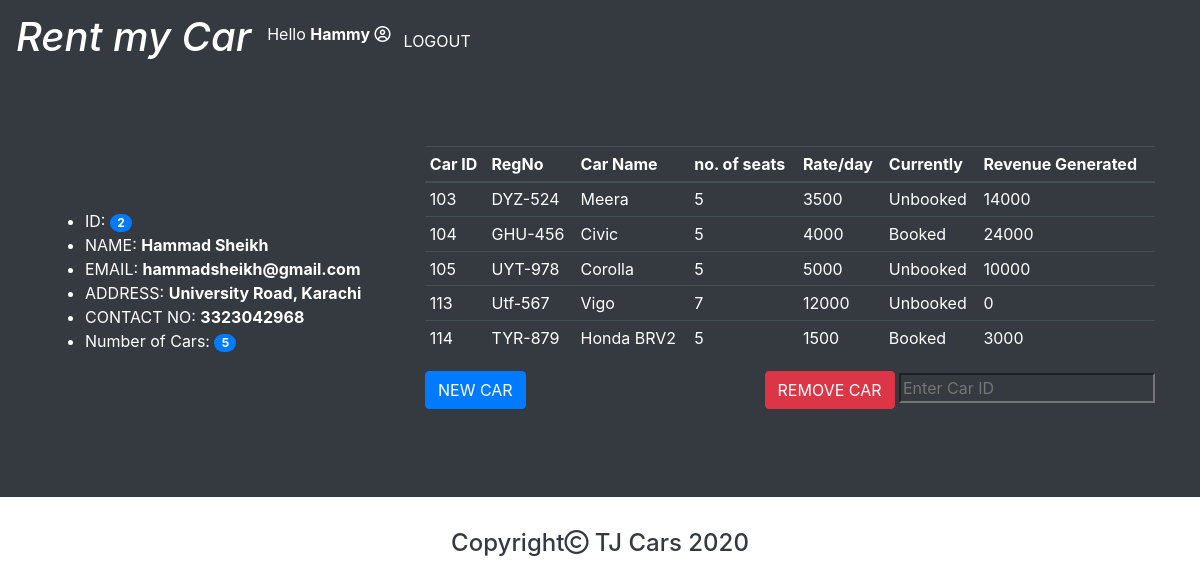
Screenshot of /panel.php (signed in) with the database file from the repository.
### tables this page shows
CREATE TABLE `owner` (
  `Owner_ID` varchar(13) NOT NULL,
  `Own_name` varchar(25) NOT NULL,
  `Username` varchar(25) NOT NULL,
  `Password` varchar(20) NOT NULL,
  `Own_email` varchar(30) NOT NULL,
  `Own_addr` varchar(50) NOT NULL,
  `Own_phone` bigint(15) NOT NULL
);

CREATE TABLE `car` (
  `Car_ID` int(11) NOT NULL,
  `RegNo` varchar(10) NOT NULL,
  `Car_name` varchar(25) NOT NULL,
  `no_of_seats` int(11) NOT NULL,
  `Rate_per_day` float NOT NULL,
  `Owner_ID` varchar(13) NOT NULL,
  `Availability` varchar(20) NOT NULL DEFAULT 'Available'
);

### panel.php (the view, shortened to what this page needs)
<?php
	include('config/db_connect.php');
	$car_name = $regNo = $seats = $rate = '';
	$carID = '';
	$error = ['Invalid'=>'', 'booked'=>'','car_name'=>'', 'regNo'=>'', 'seats'=>'', 'rate'=>''];
	if(isset($_SESSION['logged_in'])){
		$userName = $_SESSION['username'];
		$indicator = 0;
		$sql = "SELECT * FROM Owner WHERE username = '$userName'";
		$result = mysqli_query($conn,$sql);
		$getDetail = mysqli_fetch_assoc($result);
		$sql = "SELECT Count(*) AS total FROM Car c
				INNER JOIN Owner o ON c.Owner_ID = o.Owner_ID AND username = '$userName'";
		$result = mysqli_query($conn,$sql);
		$data = mysqli_fetch_assoc($result);
		$sql = "SELECT * FROM Car c
				INNER JOIN Owner o ON c.Owner_ID = o.Owner_ID AND username = '$userName' AND Availability <>'UnAvailable'";
		$result = mysqli_query($conn,$sql);
		$Owner_cars = mysqli_fetch_all($result,MYSQLI_ASSOC);
		$i = 0;
		foreach ($Owner_cars as $rev_by_car) {
			$temp = $rev_by_car['Car_ID'];
			$sql = "SELECT SUM(Total_amt) AS ttl_rev FROM Car c
					INNER JOIN Booking b ON c.Car_ID = b.Car_ID
					INNER JOIN Bill bl ON b.Bill_no = bl.Bill_no AND c.Car_ID = $temp";
			if(mysqli_query($conn,$sql)){
				$result = mysqli_query($conn,$sql);
				$rev = mysqli_fetch_assoc($result);
				$temp2[$i]['revenue'] = $rev['ttl_rev'];
				$i++;
			} else {
				echo mysqli_error($conn);
			}
		}
		for($j=0;($j<$i);$j++){
			$Owner_cars[$j]['revenue'] = $temp2[$j]['revenue'];
		}
	} else{
		header('Location: owner_login.php');
	}
?>
<!DOCTYPE html>
<html>
	<?php include('templates/header.php'); ?>
	<div class="jumbotron jumbotron-fluid bg-dark">
		<div class="container">
			<div class="row">
				<div class="col-sm-4 m-auto">
					<ul class="text-white">
						<li>ID: <span class="badge badge-primary badge-pill"><?php echo htmlspecialchars($getDetail['Owner_ID']) ?></span></li>
						<li>NAME: <b><?php echo htmlspecialchars($getDetail['Own_name']) ?></b></li>
						<li>EMAIL: <b><?php echo htmlspecialchars($getDetail['Own_email']) ?></b></li>
						<li>ADDRESS: <b><?php echo htmlspecialchars($getDetail['Own_addr']) ?></b></li>
						<li>CONTACT NO: <b><?php echo htmlspecialchars($getDetail['Own_phone']) ?></b></li>
						<li>Number of Cars: <span class="badge badge-primary badge-pill"><?php echo htmlspecialchars($data['total']) ?></span></li>
					</ul>
				</div>
				<div class="col-sm-8">
					<?php if($indicator == 0){ ?>
						<div class="table-responsive">
							<table class="table table-sm table-dark">
								<thead>
									<tr>
										<th>Car ID</th>
										<th>RegNo</th>
										<th>Car Name</th>
										<th>no. of seats</th>
										<th>Rate/day</th>
										<th>Currently</th>
										<th>Revenue Generated</th>
									</tr>
								</thead>
								<?php foreach ($Owner_cars as $show) { ?>
									<tr>
										<td><?php echo htmlspecialchars($show['Car_ID']) ?></td>
										<td><?php echo htmlspecialchars($show['RegNo']) ?></td>
										<td><?php echo htmlspecialchars($show['Car_name']) ?></td>
										<td><?php echo htmlspecialchars($show['no_of_seats']) ?></td>
										<td><?php echo htmlspecialchars($show['Rate_per_day']) ?></td>
										<td>
											<?php
												if($show['Availability'] == 'Available'){
													$show['Availability'] = 'Unbooked';
												}
												echo htmlspecialchars($show['Availability']);
											?>
										</td>
										<td><?php
												if($show['revenue'] == NULL){
													$show['revenue'] = 0;
												}
												echo htmlspecialchars($show['revenue']);
											?>
										</td>
									</tr>
							<?php } ?>
						</table>
					</div>
					<form action="panel.php" method="POST" class="float-md-right mb-4">
						<input type="submit" name="rm_car" value="REMOVE CAR" class="btn btn-danger btn-outline-danger text-white">
						<input type="text" name="carID" class="bg-dark text-white" placeholder="Enter Car ID" value="<?php echo htmlspecialchars($carID); ?>">
					</form>
					<form action="panel.php" method="POST">
						<input type="submit" name="add_car" value="NEW CAR" class="btn btn-primary btn-outline-primary text-white">
					</form>
					<?php } else if($indicator == 1){ ?>
						<div class="card bg-secondary w-50 m-auto">
							<div class="card-body">
								<form action="panel.php" method="POST">
									<div class="form-group">
										<label class="text-white">CAR NAME</label>
										<input type="text" name="car_name" value="<?php echo htmlspecialchars($car_name);
											?>" class="form-control" style="height:30px">
											<div style="color: tomato;"><?php echo $error['car_name'] ?></div>
									</div>
									<div class="form-group">
										<label class="text-white">REGISTRATION NUMBER</label>
										<input type="text" name="regNo" value="<?php echo htmlspecialchars($regNo); ?>" 	class="form-control" style="height:30px">
										<div style="color: tomato;"><?php echo $error['regNo'] ?></div>
									</div>
									<div class="form-group">
										<label class="text-white">NUMBER OF SEATS</label>
										<input type="number" name="seats" value="<?php echo htmlspecialchars($seats); ?>" class	="form-control" style="height:30px">
										<div style="color: tomato;"><?php echo $error['seats'] ?></div>
									</div>
									<div class="form-group">
										<label class="text-white">RATE/DAY</label>
										<input type="number" name="rate" value="<?php echo htmlspecialchars($rate); ?>" class="form-control" style="height:30px">
										<div style="color: tomato;"><?php echo $error['rate'] ?></div>
									</div>
									<input type="submit" name="carDetail" value="CONFIRM" class="btn btn-warning btn-outline-warning text-white w-100 mt-3">
								</form>
							</div>
						</div>
					<?php } ?>
				</div>
			</div>
		</div>
	</div>
	<?php include('templates/footer.php'); ?>
</html>

### rows the page displays
owner: Owner_ID "2", Own_name "Hammad Sheikh", Own_email "hammadsheikh@gmail.com", Own_addr "University Road, Karachi", Own_phone "3323042968"
car: Car_ID "103", RegNo "DYZ-524", Car_name "Meera", no_of_seats "5", Rate_per_day "3500", Availability "Unbooked", revenue "14000"
car: Car_ID "104", RegNo "GHU-456", Car_name "Civic", no_of_seats "5", Rate_per_day "4000", Availability "Booked", revenue "24000"
car: Car_ID "105", RegNo "UYT-978", Car_name "Corolla", no_of_seats "5", Rate_per_day "5000", Availability "Unbooked", revenue "10000"
car: Car_ID "113", RegNo "Utf-567", Car_name "Vigo", no_of_seats "7", Rate_per_day "12000", Availability "Unbooked", revenue "0"
car: Car_ID "114", RegNo "TYR-879", Car_name "Honda BRV2", no_of_seats "5", Rate_per_day "1500", Availability "Booked", revenue "3000"

### other values shown
$_SESSION['username'] "Hammy"
$data['total'] "5"
